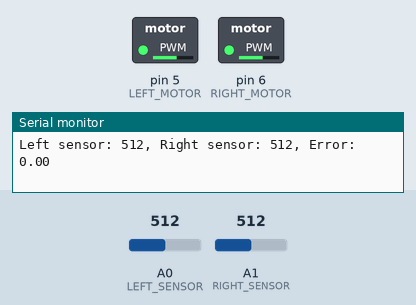
Recording of a sketch running on a simulated Arduino Uno, built with avr-gcc and run on an emulated ATmega328P. Shown: switched loads named in the sketch (green lamp = pin HIGH), the last lines printed to the serial monitor. Inputs (shaded band) come from the test bench; at power-on: A0 (LEFT_SENSOR) = 512, A1 (RIGHT_SENSOR) = 512.

Above: at 1.2 s.
1.3 s: A0 (LEFT_SENSOR) set to 716
At 2.1 s:
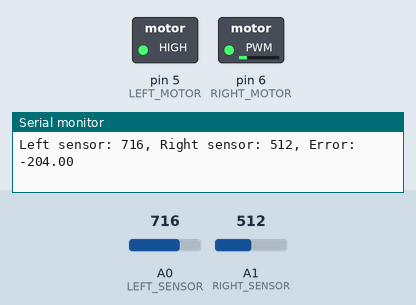
2.8 s: A1 (RIGHT_SENSOR) set to 810
At 5.33 s:
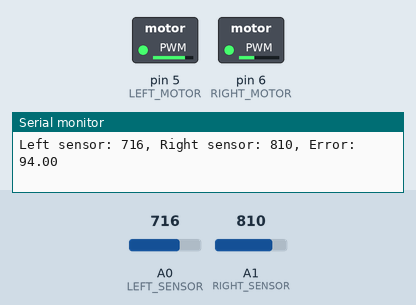
5.8 s: A0 (LEFT_SENSOR) set to 900
8.8 s: A1 (RIGHT_SENSOR) set to 1023
At 11.59 s:
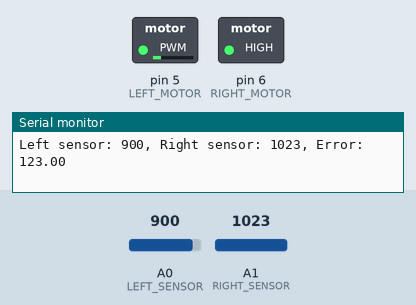
11.8 s: A1 (RIGHT_SENSOR) set to 511
At 12.3 s:
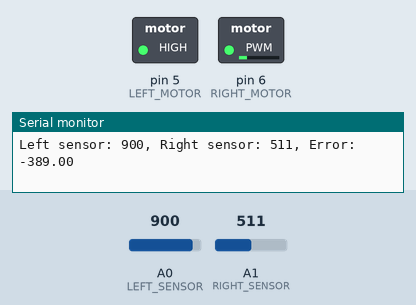
14.8 s: A0 (LEFT_SENSOR) set to 40
At 53.72 s:
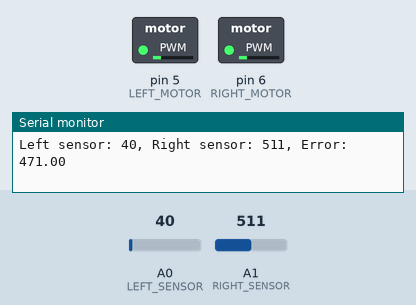
Timing chart, 0 to 55.0 s (numbered marks = the images above; inputs shaded):
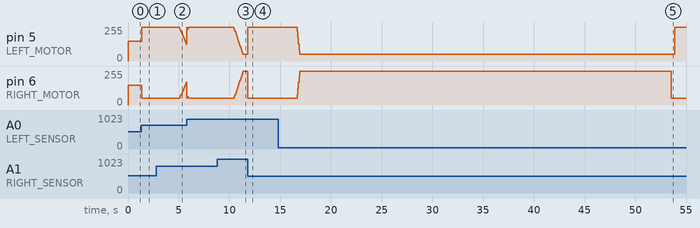

Measured:
- after the input at 1.3 s, pin 5 (LEFT_MOTOR): 150/255 → 255/255 after 0.05 s; pin 6 (RIGHT_MOTOR): 150/255 → 50/255 after 0.05 s
- after the input at 2.8 s, pin 5 (LEFT_MOTOR): moves from 255/255 to 127/255 over 0.69 s, starting after 2.3 s; pin 6 (RIGHT_MOTOR): moves from 50/255 to 172/255 over 0.64 s, starting after 2.3 s
- after the input at 8.8 s, pin 5 (LEFT_MOTOR): moves from 255/255 to 50/255 over 0.94 s, starting after 1.6 s; pin 6 (RIGHT_MOTOR): moves from 50/255 to 255/255 over 0.94 s, starting after 1.6 s
- after the input at 11.8 s, pin 5 (LEFT_MOTOR): 50/255 → 255/255 at once; pin 6 (RIGHT_MOTOR): 255/255 → 50/255 at once
- after the input at 14.8 s, pin 5 (LEFT_MOTOR): 255/255 → 50/255 after 1.9 s, → 255/255 37.2 s later; pin 6 (RIGHT_MOTOR): 50/255 → 255/255 after 1.9 s, → 50/255 36.9 s later

The sketch:

PIDcode.ino
```cpp
// Define pins for the IR sensors
#define LEFT_SENSOR A0
#define RIGHT_SENSOR A1

// Define pins for the robot motors
#define LEFT_MOTOR 5
#define RIGHT_MOTOR 6

// Define PID parameters
double kp = 0.5;
double ki = 0.1;
double kd = 0.2;

// Define setpoint for the PID controller
double setpoint = 0.0;

// Initialize PID controller
double last_error = 0.0;
double integral = 0.0;
double derivative = 0.0;

// Define motor speeds
int base_speed = 150;
int max_speed = 255;
int min_speed = 50;

// Define error thresholds for the sensors
int left_threshold = 800;
int right_threshold = 800;

// Define function to read sensor values
void read_sensors(int* left, int* right) {
  *left = analogRead(LEFT_SENSOR);
  *right = analogRead(RIGHT_SENSOR);
}

// Define function to set motor speeds
void set_motors(int left_speed, int right_speed) {
  analogWrite(LEFT_MOTOR, left_speed);
  analogWrite(RIGHT_MOTOR, right_speed);
}

// Define PID function to control the robot
void pid_controller() {
  // Read sensor values
  int left_sensor, right_sensor;
  read_sensors(&left_sensor, &right_sensor);

  // Calculate error value
  double error = (double)(right_sensor - left_sensor);

  // Calculate PID terms
  integral += error;
  derivative = error - last_error;
  double output = kp * error + ki * integral + kd * derivative;

  // Update last error
  last_error = error;

  // Set motor speeds based on output value
  int left_speed = base_speed - output;
  int right_speed = base_speed + output;

  // Apply speed limits
  if (left_speed > max_speed) {
    left_speed = max_speed;
  }
  if (left_speed < min_speed) {
    left_speed = min_speed;
  }
  if (right_speed > max_speed) {
    right_speed = max_speed;
  }
  if (right_speed < min_speed) {
    right_speed = min_speed;
  }

  // Set motor speeds
  set_motors(left_speed, right_speed);
}

// Setup function
void setup() {
  // Initialize serial communication
  Serial.begin(9600);

  // Set pin modes for sensors and motors
  pinMode(LEFT_SENSOR, INPUT);
  pinMode(RIGHT_SENSOR, INPUT);
  pinMode(LEFT_MOTOR, OUTPUT);
  pinMode(RIGHT_MOTOR, OUTPUT);

  // Set initial motor speeds
  set_motors(base_speed, base_speed);
}

// Loop function
void loop() {
  // Call PID controller function
  pid_controller();

  // Print sensor values and error to serial monitor
  int left_sensor, right_sensor;
  read_sensors(&left_sensor, &right_sensor);
  double error = (double)(right_sensor - left_sensor);
  Serial.print("Left sensor: ");
  Serial.print(left_sensor);
  Serial.print(", Right sensor: ");
  Serial.print(right_sensor);
  Serial.print(", Error: ");
  Serial.println(error);

  // Wait for a short time before repeating
  delay(10);
}
```
